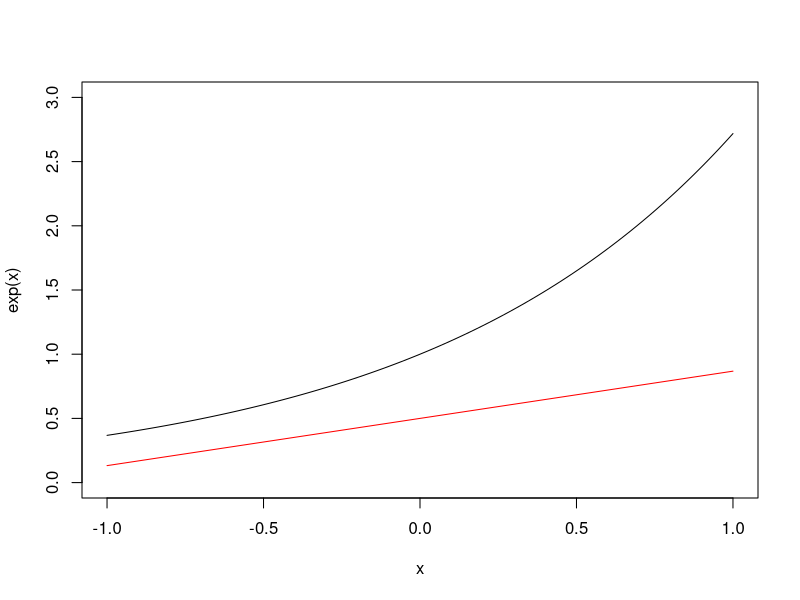
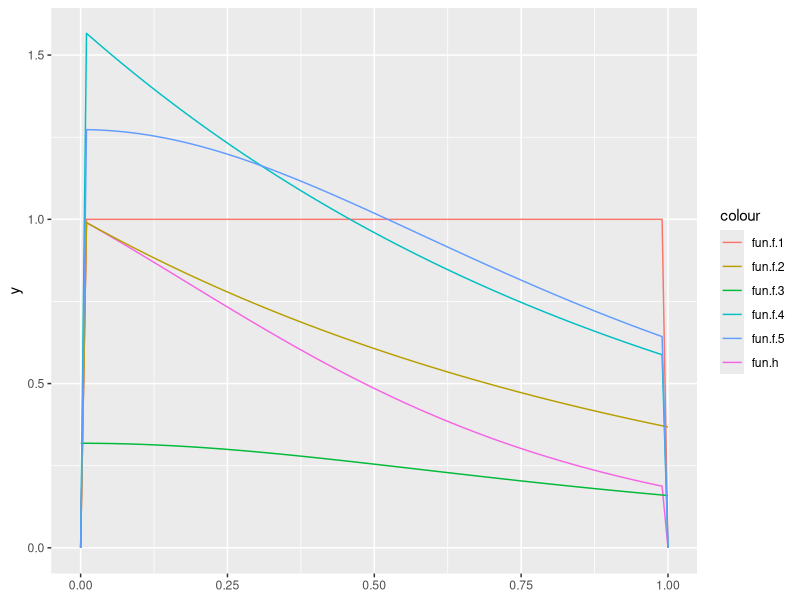

Recreate these plots in R, in order.
## ---- chunk 1
library(tidyverse)
## ---- chunk 2
I.true <- exp(1)-exp(-1);I.true
## ---- chunk 3
# 随机投点法
# 输入：试投点数，随机种子（默认为1）
# 输出：积分估计值
method.1 <- function(N, seed=1)
{
    set.seed(seed)
    x <- runif(N,-1,1)
    y <- runif(N,0,exp(1))
    I <- 2*exp(1)*mean(y<=exp(x))
    I
}

# 测试
N <- 10000
I1.est <- method.1(N);I1.est
## ---- chunk 4
method.2 <- function(N, seed=1)
{
    set.seed(seed)
    u <- runif(N,-1,1)
    I <- 2*mean(exp(u))
    I
}

# 测试
N <- 10000
I2.est <- method.2(N);I2.est
## ---- chunk 5
curve(exp(x),-1,1,ylim=c(0,3))
curve(exp(-1)*x+0.5,-1,1,add = TRUE,col="red")
## ---- chunk 6
method.3 <- function(N, seed=1)
{
    set.seed(seed)
    u <- runif(N)
    x <- -exp(1)/2+sqrt(2*exp(1)*u+1-exp(1)+exp(2)/4)
    eta <- exp(x)/(exp(-1)*x+0.5)
    I <- mean(eta)
}

# 测试
N <- 10000
I3.est <- method.3(N);I3.est
## ---- chunk 7
method.4 <- function(N, seed=1)
{
    set.seed(seed)
    n <- ceiling(N/2)
    # [-1,0]
    u <- runif(n,-1,0)
    I1 <- mean(exp(u))
    # [0,1]
    u <- runif(N-n)
    I2 <- mean(exp(u))
    
    I1+I2
}

# 测试
N <- 10000
I4.est <- method.4(N);I4.est
## ---- chunk 8
df <- data.frame(
    `准确值` = I.true,
    `随机投点法` = I1.est,
    `平均值法` = I2.est,
    `重要抽样法` = I3.est,
    `分层抽样法` = I4.est
)
knitr::kable(df)
## ---- chunk 9
B <- 1000
N <- 10000
seed <- 1:B
I1 <- map_dbl(seed,method.1,N=N)
var1 <- var(I1)
I2 <- map_dbl(seed,method.2,N=N)
var2 <- var(I2)
I3 <- map_dbl(seed,method.3,N=N)
var3 <- var(I3)
I4 <- map_dbl(seed,method.4,N=N)
var4 <- var(I4)

df <- data.frame(
    `随机投点法` = var1,
    `平均值法` = var2,
    `重要抽样法` = var3,
    `分层抽样法` = var4
)
rownames(df) <- "抽样分布方差估计"
knitr::kable(df,row.names = TRUE)
## ---- chunk 10
mae1 <- mean(abs(I1-I.true))
mae2 <- mean(abs(I2-I.true))
mae3 <- mean(abs(I3-I.true))
mae4 <- mean(abs(I4-I.true))

df <- data.frame(
    `随机投点法` = mae1,
    `平均值法` = mae2,
    `重要抽样法` = mae3,
    `分层抽样法` = mae4
)
rownames(df) <- "MAE估计"
knitr::kable(df,row.names = TRUE)
## ---- chunk 11
fun.h <- function(x) ifelse(x>0&x<1,exp(-x)/(1+x^2),0);
fun.f.1 <- function(x) ifelse(x>0&x<1,1,0);
fun.f.2 <- function(x) ifelse(x>0,exp(-x),0);
fun.f.3 <- function(x) 1/(pi*(1+x^2));
fun.f.4 <- function(x) ifelse(x>0&x<1,exp(-x)/(1-exp(-1)),0);
fun.f.5 <- function(x) ifelse(x>0&x<1,4/(pi*(1+x^2)),0);
## ---- chunk 12
## 绘图
ggplot()+
    xlim(0,1)+
    geom_function(fun=fun.h,aes(color="fun.h"))+
    geom_function(fun=fun.f.1,aes(color="fun.f.1"))+
    geom_function(fun=fun.f.2,aes(color="fun.f.2"))+
    geom_function(fun=fun.f.3,aes(color="fun.f.3"))+
    geom_function(fun=fun.f.4,aes(color="fun.f.4"))+
    geom_function(fun=fun.f.5,aes(color="fun.f.5"))
## ---- chunk 13
N <- 10000

# I1
u <- runif(N)
eta <- fun.h(u)
I1 <- mean(eta);I1
var1 <- var(eta)/N
## ---- chunk 14
# I2
x <- rexp(2*N)
x <- x[x>0&x<1]
n <- length(x);n
x <- x[1:N]
eta <- n/2/N/(1+x^2)
I2 <- mean(eta);I2
var2 <- var(eta)/N
## ---- chunk 15
# I3
x <- rcauchy(5*N)
x <- x[x>0 & x<1]
n <- length(x);n
x <- x[1:N]
eta <- pi*exp(-x)*n/5/N
I3 <- mean(eta);I3
var3 <- var(eta)/N
## ---- chunk 16
# I4
u <- runif(N)
x <- -log((exp(-1)-1)*u+1)
eta <- (1-exp(-1))/(1+x^2)
I4 <- mean(eta);I4
var4 <- var(eta)/N
## ---- chunk 17
# I5
u <- runif(N)
x <- tan(pi*u/4)
eta <- pi*exp(-x)/4
I5 <- mean(eta);I5
var5 <- var(eta)/N
## ---- chunk 18
df <- data.frame(
    `f1` = c(I1,var1),
    `f2` = c(I2,var2),
    `f3` = c(I3,var3),
    `f4` = c(I4,var4),
    `f5` = c(I5,var5)
)
rownames(df) <- c("I估计","I的方差估计")

knitr::kable(df,row.names = TRUE,digits = 9)
## ---- chunk 19
N <- 1000
m <- 10
u <- matrix(0.1*runif(m*N),m,N)
s <- seq(0,1,length.out = m+1)[-(m+1)]
u <- u+s
x <- exp(-u)/(1+u^2)/m
eta <- apply(x,1,mean)
I6 <- sum(eta);I6
var6 <- sum(apply(x,1,var))/m/N;var6

var1/var6  # 跟未分层的平均值法比较
## ---- chunk 20
N <- 10000

u <- runif(N)
eta <- ((1:N)-1+u)/N
eta <- map_dbl(eta,fun.h)
I7 <- mean(eta);I7
